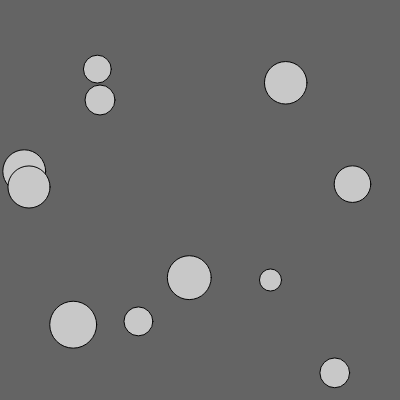
Frame 1 (no input)
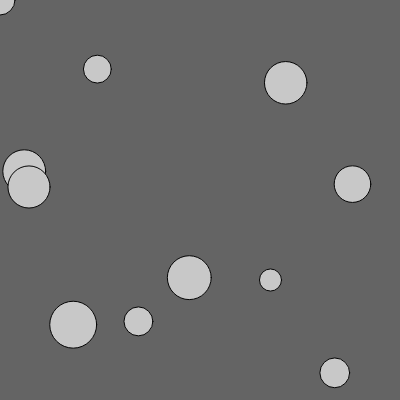
Frame 60 (no input)
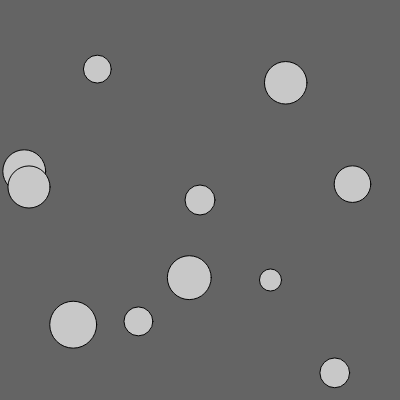
Frame 120 (the mouse pressed at the canvas centre since frame 60)

The p5.js sketch that drew these frames (run headless with seeded random() and noise() and a simulated clock; from frame 60 on, the mouse is pressed at the canvas centre):

// p5.js sketch
// ── sketch.js

class Bubble{
  constructor(_x = 100, _y = 150, d){
  this.x = _x;
  this.y = _y;
  this.r = d;
}
  show(){
  fill(200);
  stroke(4);
  ellipse(this.x, this.y, this.r, this.r)
}
  move(_x = this.x, _y = this.y){
    this.x = _x;
    this.y = _y;
  }
  interset(other){
    let d = dist(this.x, this.y, other.x, other.y);
    return d < (this.r + other.r) / 2 
    }
  }

var bbl = [];
var b1;
var b2;
w = 400
h = 400
function setup() {
  createCanvas(w,h);
  b1 = new Bubble(100, 100, 30);
  for (var i = 0; i < 10; i++ ){
    bbl.push(new Bubble(random(0, 400), random(0, 400), random(20, 50)))
  }
}

function draw() {
  background(100);
  for(b of bbl){
  if (b1.interset(b)){
    background(100, 50, 70);
  }}
  for(b of bbl){
    b.show();
    b.move()
  }
  b1.show();
  b1.move(mouseX, mouseY);

}
